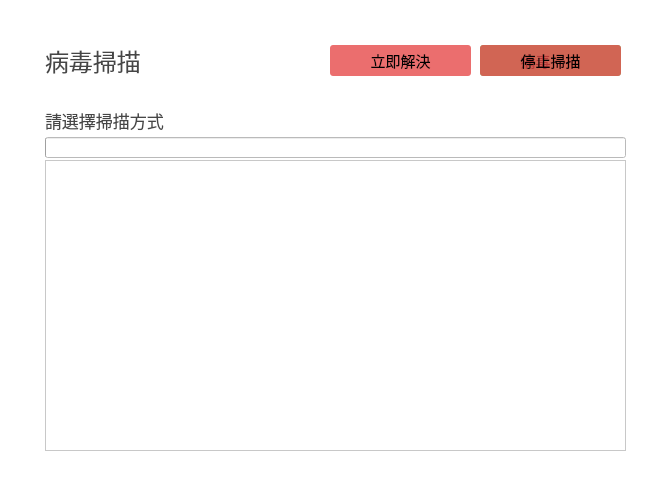
    <widget class="QWidget" name="Virus_Scan_widget" native="true">
     <property name="geometry">
      <rect>
       <x>170</x>
       <y>50</y>
       <width>671</width>
       <height>481</height>
      </rect>
     </property>
     <property name="font">
      <font>
       <family>Microsoft YaHei</family>
       <pointsize>11</pointsize>
       <stylestrategy>PreferAntialias</stylestrategy>
      </font>
     </property>
     <property name="styleSheet">
      <string notr="true">background-color:rgba(255, 255, 255,240);</string>
     </property>
     <widget class="QLabel" name="Virus_Scan_title">
      <property name="geometry">
       <rect>
        <x>45</x>
        <y>40</y>
        <width>281</width>
        <height>41</height>
       </rect>
      </property>
      <property name="font">
       <font>
        <family>Microsoft YaHei</family>
        <pointsize>18</pointsize>
       </font>
      </property>
      <property name="styleSheet">
       <string notr="true">color: rgb(70,70,70);</string>
      </property>
      <property name="text">
       <string>病毒掃描</string>
      </property>
      <property name="alignment">
       <set>Qt::AlignLeading|Qt::AlignLeft|Qt::AlignVCenter</set>
      </property>
     </widget>
     <widget class="QLabel" name="Virus_Scan_text">
      <property name="geometry">
       <rect>
        <x>45</x>
        <y>90</y>
        <width>581</width>
        <height>61</height>
       </rect>
      </property>
      <property name="font">
       <font>
        <family>Microsoft YaHei</family>
        <pointsize>13</pointsize>
       </font>
      </property>
      <property name="styleSheet">
       <string notr="true">color: rgb(70,70,70);</string>
      </property>
      <property name="text">
       <string>請選擇掃描方式</string>
      </property>
      <property name="alignment">
       <set>Qt::AlignLeading|Qt::AlignLeft|Qt::AlignVCenter</set>
      </property>
      <property name="wordWrap">
       <bool>true</bool>
      </property>
     </widget>
     <widget class="QPushButton" name="Virus_Scan_choose_Button">
      <property name="geometry">
       <rect>
        <x>480</x>
        <y>45</y>
        <width>141</width>
        <height>31</height>
       </rect>
      </property>
      <property name="sizePolicy">
       <sizepolicy hsizetype="Minimum" vsizetype="Minimum">
        <horstretch>0</horstretch>
        <verstretch>0</verstretch>
       </sizepolicy>
      </property>
      <property name="font">
       <font>
        <family>Microsoft YaHei</family>
        <pointsize>11</pointsize>
        <stylestrategy>PreferAntialias</stylestrategy>
       </font>
      </property>
      <property name="mouseTracking">
       <bool>false</bool>
      </property>
      <property name="tabletTracking">
       <bool>false</bool>
      </property>
      <property name="focusPolicy">
       <enum>Qt::StrongFocus</enum>
      </property>
      <property name="layoutDirection">
       <enum>Qt::LeftToRight</enum>
      </property>
      <property name="styleSheet">
       <string notr="true">QPushButton
{
	border:none;
	background-color:rgba(100,200,100,200);
	border-radius: 3px;
}
QPushButton:hover
{
	background-color:rgba(100,220,100,200);
}</string>
      </property>
      <property name="text">
       <string>病毒掃描</string>
      </property>
      <property name="icon">
       <iconset>
        <normaloff>:/icon/Icon/multimedia.png</normaloff>:/icon/Icon/multimedia.png</iconset>
      </property>
      <property name="iconSize">
       <size>
        <width>10</width>
        <height>10</height>
       </size>
      </property>
      <property name="checkable">
       <bool>false</bool>
      </property>
      <property name="autoRepeat">
       <bool>false</bool>
      </property>
      <property name="autoExclusive">
       <bool>false</bool>
      </property>
      <property name="autoRepeatDelay">
       <number>300</number>
      </property>
      <property name="autoRepeatInterval">
       <number>100</number>
      </property>
      <property name="default">
       <bool>false</bool>
      </property>
      <property name="flat">
       <bool>false</bool>
      </property>
     </widget>
     <widget class="QListView" name="Virus_Scan_output">
      <property name="enabled">
       <bool>true</bool>
      </property>
      <property name="geometry">
       <rect>
        <x>45</x>
        <y>160</y>
        <width>581</width>
        <height>291</height>
       </rect>
      </property>
      <property name="styleSheet">
       <string notr="true">QWidget::item
{
background-color: rgba(50,50,50,30);
color:black;
border: transparent;
border-bottom: 1px solid #dbdbdb;
padding: 5px;
}
QWidget::item:hover
{
background-color: rgba(50,50,50,40);
}
QListView
{
outline: none;
}</string>
      </property>
      <property name="editTriggers">
       <set>QAbstractItemView::NoEditTriggers</set>
      </property>
     </widget>
     <widget class="QWidget" name="Virus_Scan_choose_widget" native="true">
      <property name="geometry">
       <rect>
        <x>480</x>
        <y>82</y>
        <width>141</width>
        <height>0</height>
       </rect>
      </property>
      <property name="sizePolicy">
       <sizepolicy hsizetype="Preferred" vsizetype="Preferred">
        <horstretch>0</horstretch>
        <verstretch>0</verstretch>
       </sizepolicy>
      </property>
      <property name="styleSheet">
       <string notr="true">background-color:rgba(200, 200, 200,200);</string>
      </property>
      <widget class="QWidget" name="verticalLayoutWidget_3">
       <property name="geometry">
        <rect>
         <x>0</x>
         <y>0</y>
         <width>151</width>
         <height>101</height>
        </rect>
       </property>
       <layout class="QVBoxLayout" name="Virus_Scan_choose_verticalLayout">
        <property name="spacing">
         <number>3</number>
        </property>
        <property name="sizeConstraint">
         <enum>QLayout::SetDefaultConstraint</enum>
        </property>
        <property name="leftMargin">
         <number>1</number>
        </property>
        <property name="topMargin">
         <number>0</number>
        </property>
        <property name="rightMargin">
         <number>1</number>
        </property>
        <property name="bottomMargin">
         <number>0</number>
        </property>
        <item>
         <widget class="QPushButton" name="File_Scan_Button">
          <property name="sizePolicy">
           <sizepolicy hsizetype="Minimum" vsizetype="Minimum">
            <horstretch>0</horstretch>
            <verstretch>0</verstretch>
           </sizepolicy>
          </property>
          <property name="font">
           <font>
            <family>Microsoft YaHei</family>
            <pointsize>11</pointsize>
            <stylestrategy>PreferAntialias</stylestrategy>
           </font>
          </property>
          <property name="focusPolicy">
           <enum>Qt::StrongFocus</enum>
          </property>
          <property name="styleSheet">
           <string notr="true">QPushButton
{
	border:none;
	background-color:rgba(0,0,0,0);
	border-radius: 5px;
}
QPushButton:hover
{
    background-color:rgba(50, 50, 50,50);
}
QPushButton:pressed
{
    background-color:rgba(50, 50, 50,90);
}</string>
          </property>
          <property name="text">
           <string>檔案掃描</string>
          </property>
          <property name="iconSize">
           <size>
            <width>16</width>
            <height>16</height>
           </size>
          </property>
          <property name="checkable">
           <bool>false</bool>
          </property>
         </widget>
        </item>
        <item>
         <widget class="QPushButton" name="Path_Scan_Button">
          <property name="sizePolicy">
           <sizepolicy hsizetype="Minimum" vsizetype="Minimum">
            <horstretch>0</horstretch>
            <verstretch>0</verstretch>
           </sizepolicy>
          </property>
          <property name="font">
           <font>
            <family>Microsoft YaHei</family>
            <pointsize>11</pointsize>
            <stylestrategy>PreferAntialias</stylestrategy>
           </font>
          </property>
          <property name="focusPolicy">
           <enum>Qt::StrongFocus</enum>
          </property>
          <property name="styleSheet">
           <string notr="true">QPushButton
{
	border:none;
	background-color:rgba(0,0,0,0);
	border-radius: 5px;
}
QPushButton:hover
{
    background-color:rgba(50, 50, 50,50);
}
QPushButton:pressed
{
    background-color:rgba(50, 50, 50,90);
}</string>
          </property>
          <property name="text">
           <string>路徑掃描</string>
          </property>
          <property name="iconSize">
           <size>
            <width>16</width>
            <height>16</height>
           </size>
          </property>
          <property name="checkable">
           <bool>false</bool>
          </property>
         </widget>
        </item>
        <item>
         <widget class="QPushButton" name="Disk_Scan_Button">
          <property name="sizePolicy">
           <sizepolicy hsizetype="Minimum" vsizetype="Minimum">
            <horstretch>0</horstretch>
            <verstretch>0</verstretch>
           </sizepolicy>
          </property>
          <property name="font">
           <font>
            <family>Microsoft YaHei</family>
            <pointsize>11</pointsize>
            <stylestrategy>PreferAntialias</stylestrategy>
           </font>
          </property>
          <property name="focusPolicy">
           <enum>Qt::StrongFocus</enum>
          </property>
          <property name="styleSheet">
           <string notr="true">QPushButton
{
	border:none;
	background-color:rgba(0,0,0,0);
	border-radius: 5px;
}
QPushButton:hover
{
    background-color:rgba(50, 50, 50,50);
}
QPushButton:pressed
{
    background-color:rgba(50, 50, 50,90);
}</string>
          </property>
          <property name="text">
           <string>全盤掃描</string>
          </property>
          <property name="iconSize">
           <size>
            <width>16</width>
            <height>16</height>
           </size>
          </property>
          <property name="checkable">
           <bool>false</bool>
          </property>
         </widget>
        </item>
       </layout>
      </widget>
     </widget>
     <widget class="QPushButton" name="Virus_Scan_Solve_Button">
      <property name="geometry">
       <rect>
        <x>330</x>
        <y>45</y>
        <width>141</width>
        <height>31</height>
       </rect>
      </property>
      <property name="sizePolicy">
       <sizepolicy hsizetype="Minimum" vsizetype="Minimum">
        <horstretch>0</horstretch>
        <verstretch>0</verstretch>
       </sizepolicy>
      </property>
      <property name="font">
       <font>
        <family>Microsoft YaHei</family>
        <pointsize>11</pointsize>
        <stylestrategy>PreferAntialias</stylestrategy>
       </font>
      </property>
      <property name="mouseTracking">
       <bool>false</bool>
      </property>
      <property name="tabletTracking">
       <bool>false</bool>
      </property>
      <property name="focusPolicy">
       <enum>Qt::StrongFocus</enum>
      </property>
      <property name="layoutDirection">
       <enum>Qt::LeftToRight</enum>
      </property>
      <property name="styleSheet">
       <string notr="true">QPushButton
{
	border:none;
	background-color:rgba(230,70,70,200);
	border-radius: 3px;
}
QPushButton:hover
{
	background-color:rgba(255,70,70,200);
}</string>
      </property>
      <property name="text">
       <string>立即解決</string>
      </property>
      <property name="iconSize">
       <size>
        <width>10</width>
        <height>10</height>
       </size>
      </property>
      <property name="checkable">
       <bool>false</bool>
      </property>
      <property name="autoRepeat">
       <bool>false</bool>
      </property>
      <property name="autoExclusive">
       <bool>false</bool>
      </property>
      <property name="autoRepeatDelay">
       <number>300</number>
      </property>
      <property name="autoRepeatInterval">
       <number>100</number>
      </property>
      <property name="default">
       <bool>false</bool>
      </property>
      <property name="flat">
       <bool>false</bool>
      </property>
     </widget>
     <widget class="QPushButton" name="Virus_Scan_Break_Button">
      <property name="geometry">
       <rect>
        <x>480</x>
        <y>45</y>
        <width>141</width>
        <height>31</height>
       </rect>
      </property>
      <property name="sizePolicy">
       <sizepolicy hsizetype="Minimum" vsizetype="Minimum">
        <horstretch>0</horstretch>
        <verstretch>0</verstretch>
       </sizepolicy>
      </property>
      <property name="font">
       <font>
        <family>Microsoft YaHei</family>
        <pointsize>11</pointsize>
        <stylestrategy>PreferAntialias</stylestrategy>
       </font>
      </property>
      <property name="mouseTracking">
       <bool>false</bool>
      </property>
      <property name="tabletTracking">
       <bool>false</bool>
      </property>
      <property name="focusPolicy">
       <enum>Qt::StrongFocus</enum>
      </property>
      <property name="layoutDirection">
       <enum>Qt::LeftToRight</enum>
      </property>
      <property name="styleSheet">
       <string notr="true">QPushButton
{
	border:none;
	background-color:rgba(230,70,70,200);
	border-radius: 3px;
}
QPushButton:hover
{
	background-color:rgba(255,70,70,200);
}</string>
      </property>
      <property name="text">
       <string>停止掃描</string>
      </property>
      <property name="iconSize">
       <size>
        <width>10</width>
        <height>10</height>
       </size>
      </property>
      <property name="checkable">
       <bool>false</bool>
      </property>
      <property name="autoRepeat">
       <bool>false</bool>
      </property>
      <property name="autoExclusive">
       <bool>false</bool>
      </property>
      <property name="autoRepeatDelay">
       <number>300</number>
      </property>
      <property name="autoRepeatInterval">
       <number>100</number>
      </property>
      <property name="default">
       <bool>false</bool>
      </property>
      <property name="flat">
       <bool>false</bool>
      </property>
     </widget>
     <widget class="QProgressBar" name="Virus_Scan_ProgressBar">
      <property name="geometry">
       <rect>
        <x>45</x>
        <y>137</y>
        <width>581</width>
        <height>21</height>
       </rect>
      </property>
      <property name="value">
       <number>0</number>
      </property>
      <property name="textVisible">
       <bool>false</bool>
      </property>
     </widget>
    </widget>
